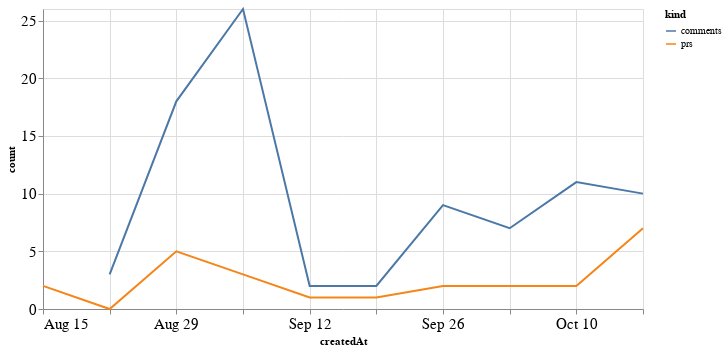

The code cell stored with this chart in its notebook:
### Code cell
alt.Chart(total_time, width=600).mark_line().encode(
    x='createdAt',
    y='count',
    color='kind'
)

### Figure 1 — Vega-Lite specification as saved in the notebook (floating-point values rounded to 4 significant figures)
{"config": {"axisLeft": {"labelFontSize": 15}, "axisBottom": {"labelFontSize": 15}}, "data": {"name": "data-2c536a0fa307813ecd0294e77671df7c"}, "mark": "line", "encoding": {"color": {"type": "nominal", "field": "kind"}, "x": {"type": "temporal", "field": "createdAt"}, "y": {"type": "quantitative", "field": "count"}}, "width": 600, "$schema": "https://vega.github.io/schema/vega-lite/v4.8.1.json", "datasets": {"data-2c536a0fa307813ecd0294e77671df7c": [{"createdAt": "2021-08-15T00:00:00", "kind": "prs", "count": 2.0}, {"createdAt": "2021-08-22T00:00:00", "kind": "prs", "count": 0.0}, {"createdAt": "2021-08-29T00:00:00", "kind": "prs", "count": 5.0}, {"createdAt": "2021-09-05T00:00:00", "kind": "prs", "count": 3.0}, {"createdAt": "2021-09-12T00:00:00", "kind": "prs", "count": 1.0}, {"createdAt": "2021-09-19T00:00:00", "kind": "prs", "count": 1.0}, {"createdAt": "2021-09-26T00:00:00", "kind": "prs", "count": 2.0}, {"createdAt": "2021-10-03T00:00:00", "kind": "prs", "count": 2.0}, {"createdAt": "2021-10-10T00:00:00", "kind": "prs", "count": 2.0}, {"createdAt": "2021-10-17T00:00:00", "kind": "prs", "count": 7.0}, {"createdAt": "2021-08-15T00:00:00", "kind": "comments", "count": null}, {"createdAt": "2021-08-22T00:00:00", "kind": "comments", "count": 3.0}, {"createdAt": "2021-08-29T00:00:00", "kind": "comments", "count": 18.0}, {"createdAt": "2021-09-05T00:00:00", "kind": "comments", "count": 26.0}, {"createdAt": "2021-09-12T00:00:00", "kind": "comments", "count": 2.0}, {"createdAt": "2021-09-19T00:00:00", "kind": "comments", "count": 2.0}, {"createdAt": "2021-09-26T00:00:00", "kind": "comments", "count": 9.0}, {"createdAt": "2021-10-03T00:00:00", "kind": "comments", "count": 7.0}, {"createdAt": "2021-10-10T00:00:00", "kind": "comments", "count": 11.0}, {"createdAt": "2021-10-17T00:00:00", "kind": "comments", "count": 10.0}]}}
